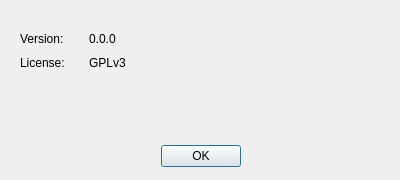
<?xml version="1.0" encoding="UTF-8"?>
<ui version="4.0">
 <class>AboutDialog</class>
 <widget class="QDialog" name="AboutDialog">
  <property name="windowModality">
   <enum>Qt::WindowModal</enum>
  </property>
  <property name="geometry">
   <rect>
    <x>0</x>
    <y>0</y>
    <width>400</width>
    <height>180</height>
   </rect>
  </property>
  <property name="sizePolicy">
   <sizepolicy hsizetype="Fixed" vsizetype="Preferred">
    <horstretch>0</horstretch>
    <verstretch>0</verstretch>
   </sizepolicy>
  </property>
  <property name="windowTitle">
   <string>About NANDO</string>
  </property>
  <widget class="QDialogButtonBox" name="buttonBox">
   <property name="geometry">
    <rect>
     <x>160</x>
     <y>140</y>
     <width>81</width>
     <height>32</height>
    </rect>
   </property>
   <property name="orientation">
    <enum>Qt::Horizontal</enum>
   </property>
   <property name="standardButtons">
    <set>QDialogButtonBox::Ok</set>
   </property>
  </widget>
  <widget class="QWidget" name="">
   <property name="geometry">
    <rect>
     <x>20</x>
     <y>30</y>
     <width>131</width>
     <height>42</height>
    </rect>
   </property>
   <layout class="QGridLayout" name="gridLayout">
    <item row="0" column="0">
     <widget class="QLabel" name="label">
      <property name="text">
       <string>Version:</string>
      </property>
     </widget>
    </item>
    <item row="0" column="1">
     <widget class="QLabel" name="versionLabel">
      <property name="text">
       <string>0.0.0</string>
      </property>
     </widget>
    </item>
    <item row="1" column="0">
     <widget class="QLabel" name="label_2">
      <property name="text">
       <string>License:</string>
      </property>
     </widget>
    </item>
    <item row="1" column="1">
     <widget class="QLabel" name="label_3">
      <property name="text">
       <string>GPLv3</string>
      </property>
     </widget>
    </item>
   </layout>
  </widget>
 </widget>
 <resources/>
 <connections>
  <connection>
   <sender>buttonBox</sender>
   <signal>accepted()</signal>
   <receiver>AboutDialog</receiver>
   <slot>accept()</slot>
   <hints>
    <hint type="sourcelabel">
     <x>248</x>
     <y>254</y>
    </hint>
    <hint type="destinationlabel">
     <x>157</x>
     <y>274</y>
    </hint>
   </hints>
  </connection>
  <connection>
   <sender>buttonBox</sender>
   <signal>rejected()</signal>
   <receiver>AboutDialog</receiver>
   <slot>reject()</slot>
   <hints>
    <hint type="sourcelabel">
     <x>316</x>
     <y>260</y>
    </hint>
    <hint type="destinationlabel">
     <x>286</x>
     <y>274</y>
    </hint>
   </hints>
  </connection>
 </connections>
</ui>
